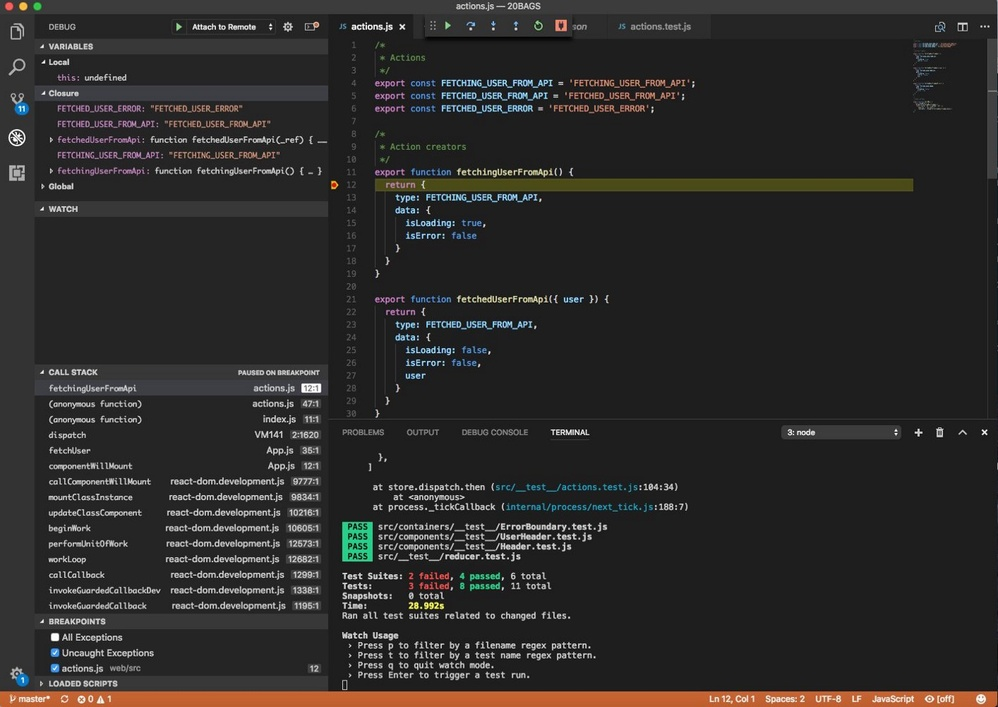
#> input picture 230408-images/example.jpg, 998 x 707 px, shrunk from 1400 x 991 before the run
$ python 01-rotate.py
#> lines starting #> are read from the running program, lines starting #| are printed output that depends on the picture
#!/usr/bin/env python3
"""
The following script loads an image, rotates it 45 degrees, and displays it using an external viewer
"""

from PIL import Image
with Image.open("example.jpg") as im:
#> im is the input picture: PIL image 998x707 RGB; mean R, G, B 44.9, 43.3, 42.1
    im.rotate(45).show()
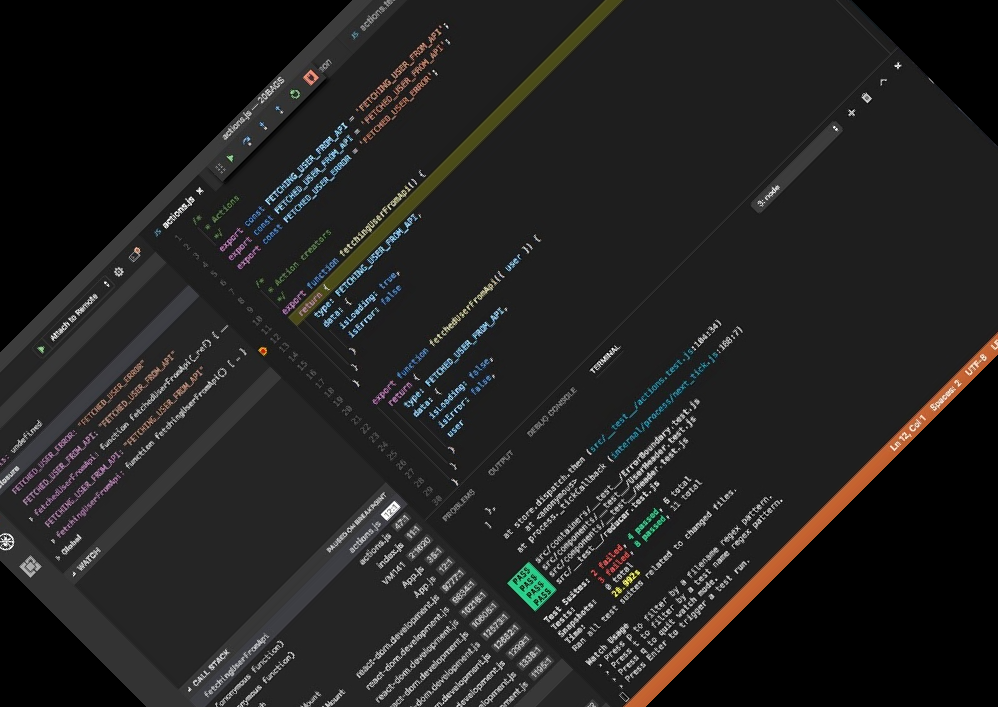
#> shown: PIL image 998x707 RGB; mean R, G, B 34.1, 33.3, 32.6
